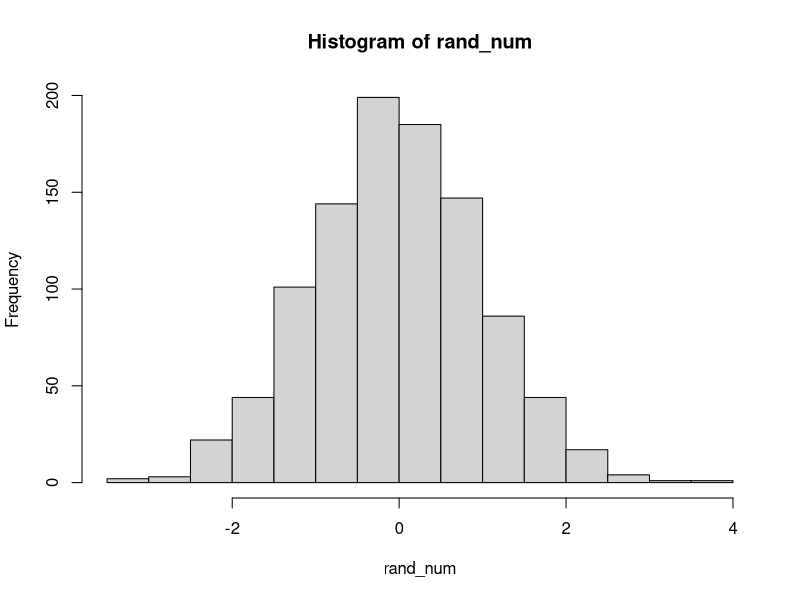

This figure's R source:
## ---- chunk 1
data(iris)
head(iris)
## ---- chunk 2
iris[10,5] # by following the (i,j) rule of thumb.
## ---- chunk 3
SpeciesCol <- iris$Species
tail(SpeciesCol,5)

## ---- chunk 4
filtered_data <- iris[iris$Petal.Width > 1, ]
avg_sepal_len <- mean(filtered_data$Sepal.Length)

avg_sepal_len
## ---- chunk 5
for (i in 1:10) {
  if (i<5) {
    print(i*3)
  } else {
    print(i*2)
  }
}

## ---- chunk 6
set.seed(184)
n <- 0

while (n<3) {
  n <- rnorm(1, mean = 1, sd = 2)
  print(n)
  
  if(n>3) {
    break
  }
}


## ---- chunk 7
Counting <- matrix(data = NA, nrow= 3, ncol =4)

for (i in 1:3) {
  for (j in 1:4) {
    Counting[i,j] = i+j - 1 
    
  }
}

Counting
## ---- chunk 8
set.seed(184)
plotNormal <- function(repititions, mean, sd){
  rand_num <- rnorm(repititions, mean, sd)
  hist(rand_num)
}

plotNormal(1000, 0, 1)
## ---- chunk 9



